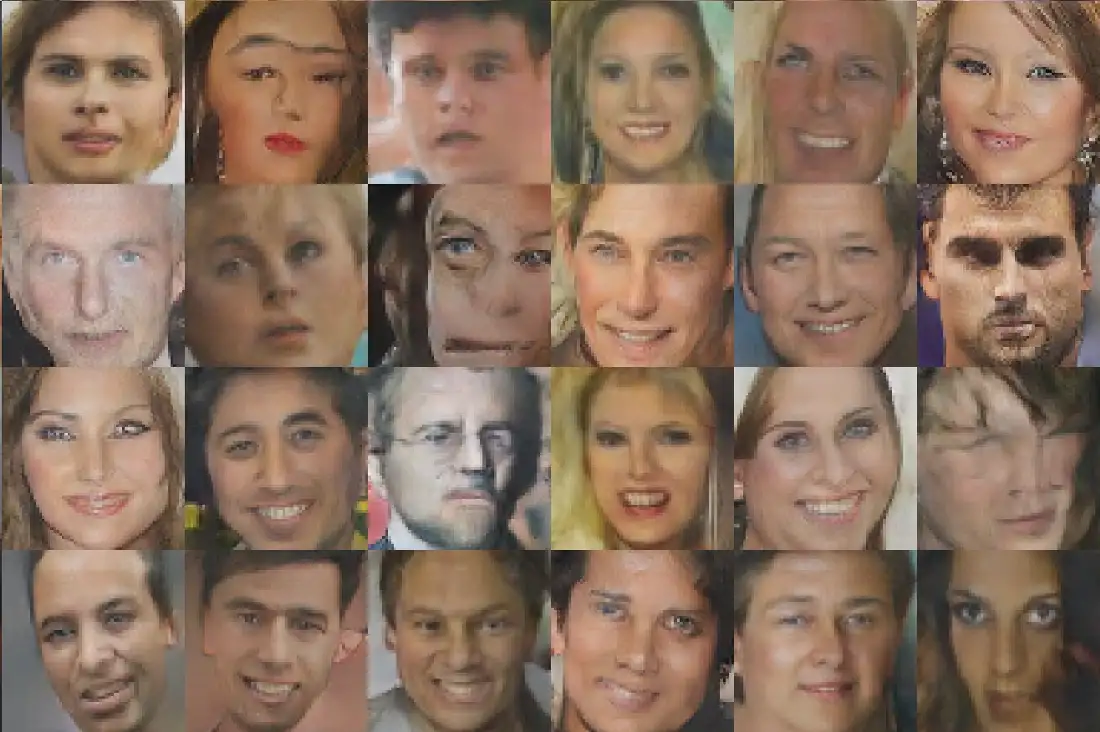
#> input picture staticFaceTest.webp, 1100 x 732 px
$ python staticFaceDetector.py
#> lines starting #> are read from the running program, lines starting #| are printed output that depends on the picture; after the words box and inside, x2 and y2 are one past the last pixel; in counts of white or black regions, pixels touching at a corner belong together
import cv2

# Loading pre-trained OpenCV frontal face data.
trainedFrontalFace = cv2.CascadeClassifier(
    'data\haarcascades\haarcascade_frontalface_default.xml')

# Source to detect from.
img = cv2.imread('staticFaceTest.webp')
#> img is the input picture: shape (732, 1100, 3); mean B, G, R 94.5, 112.6, 138.1

# Convert the image to greyscale
greyscaled_img = cv2.cvtColor(img, cv2.COLOR_BGR2GRAY)
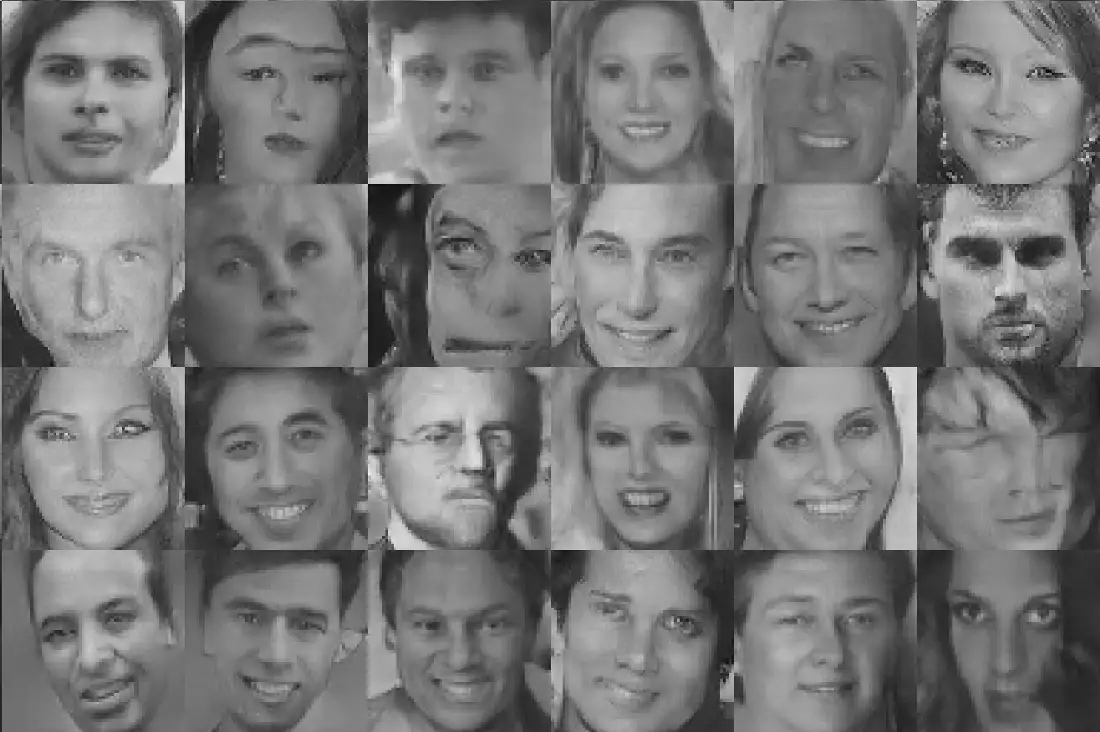
#> greyscaled_img: shape (732, 1100); min 0, max 245, mean 118.1

# Detect faces
face_coordinates = trainedFrontalFace.detectMultiScale(greyscaled_img)
#> face_coordinates = 23 rows, first 6: [570, 20, 142, 142], [555, 189, 175, 175], [391, 378, 150, 150], [567, 382, 152, 152], [15, 376, 160, 160], [197, 560, 157, 157]

# Loop through all the detected faces and draw a rectangle around each one
for (x, y, w, h) in face_coordinates:
    cv2.rectangle(img, (x, y), (x+w, y+h), (0, 255, 0), 5)
#> this loop made 23 passes
#> (x, y, w, h) on passes 1 to 12: (570, 20, 142, 142), (555, 189, 175, 175), (391, 378, 150, 150), (567, 382, 152, 152), (15, 376, 160, 160), (197, 560, 157, 157), (933, 564, 148, 148), (375, 9, 165, 165), (926, 14, 159, 159), (744, 190, 168, 168), (747, 558, 161, 161), (385, 565, 152, 152)
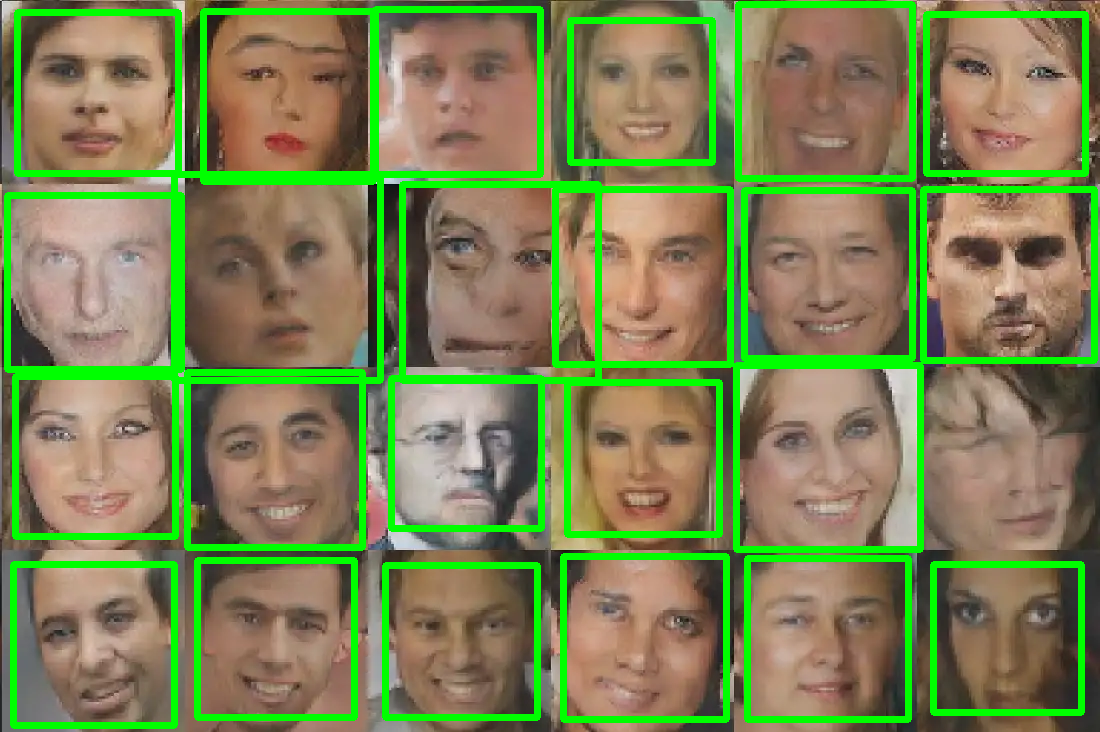
#> img: shape (732, 1100, 3); 12.94% of pixels changed, all inside (x1, y1, x2, y2) = (4, 1, 1098, 729)

# Shows the image.
cv2.imshow('faceDetector.py', img)

# Closes image on keypress
cv2.waitKey()

# Make sure the code works with no errors.
print('If you see this, you did NOT fuck up the code!  Good job! :D')
